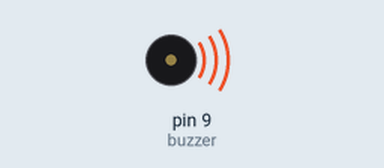
Simulated run of this sketch. Board: Arduino Uno, built with avr-gcc and run on an emulated ATmega328P. On the bench: buzzer (waves = sounding).

Above: at 1.0 s.
At 5.5 s:
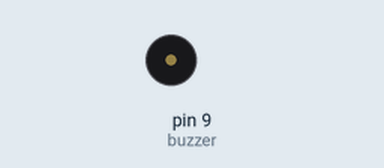
Timing chart, 0 to 6.9 s (numbered marks = the images above):
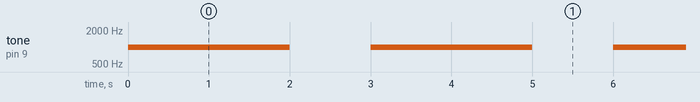

Measured:
- by itself, tone on pin 9 (buzzer): alternates 1000 Hz for 2.0 s and silent for 1.0 s

The sketch:

buzzer_Tutorial.ino
```cpp
const int buzzer = 9; //buzzer to arduino pin 9

void setup(){

  pinMode(buzzer, OUTPUT); // Set buzzer - pin 9 as an output

}

void loop(){

  tone(buzzer, 1000); // Send 1KHz sound signal...
  delay(2000);        // ...for 1 sec
  noTone(buzzer);     // Stop sound...
  delay(1000);        // ...for 1sec
}
```
